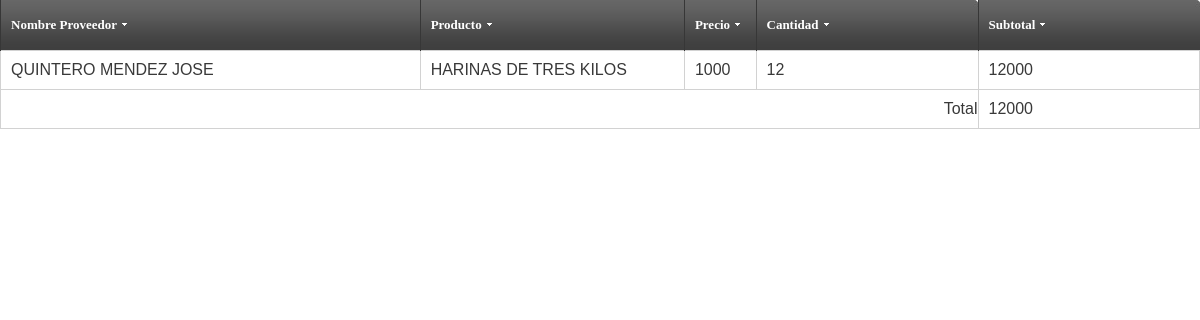
The page /administrador/detalle_compra.php?ncontrol=4 on the database its author committed.
### tables this page shows
CREATE TABLE IF NOT EXISTS `compradetalle` (
  `id` int(11) NOT NULL AUTO_INCREMENT,
  `id_compra` int(11) NOT NULL,
  `id_producto` int(11) NOT NULL,
  `precio` double NOT NULL,
  `cant` int(11) NOT NULL,
  PRIMARY KEY (`id`),
  KEY `id` (`id`)
);

CREATE TABLE IF NOT EXISTS `proveedores` (
  `rif` varchar(15) NOT NULL,
  `razon_social` text NOT NULL,
  `telefono` varchar(15) NOT NULL,
  `contacto` text NOT NULL,
  `nom_proveedor` varchar(100) NOT NULL,
  UNIQUE KEY `rif` (`rif`)
);

CREATE TABLE IF NOT EXISTS `productos` (
  `id` int(11) NOT NULL AUTO_INCREMENT,
  `proveedor` varchar(100) NOT NULL,
  `disponibilidad` varchar(10) NOT NULL,
  `cantidad` double NOT NULL,
  `descripcion` text NOT NULL,
  `id_proveedor` varchar(25) NOT NULL,
  `precio` double NOT NULL,
  PRIMARY KEY (`id`)
);

### administrador/detalle_compra.php (the view, shortened to what this page needs)
<?php
  $id=$_GET['ncontrol'];
?><link rel="stylesheet" href="css/screen.css" type="text/css" media="screen" title="default" />
			<table id="product-table" border="0" cellpadding="0" cellspacing="0" width="100%">
				<tbody><tr>
					<th class="table-header-repeat line-left minwidth-1"><a href="">Nombre Proveedor</a></th>
                    <th class="table-header-repeat line-left minwidth-1"><a href="">Producto</a></th>
					<th class="table-header-repeat line-left"><a href="">Precio</a></th>
					<th class="table-header-options line-left"><a href="">Cantidad</a></th>
                    <th class="table-header-options line-left"><a href="">Subtotal</a></th>
				</tr>
  <?php
 $idcompra=mysql_query("SELECT * FROM compradetalle where id_compra='$id'");
 while( $compra=mysql_fetch_array($idcompra))
{
 $idproducto=mysql_query("SELECT * FROM productos where id=".$compra['id_producto']."");
  $producto=mysql_fetch_array($idproducto);
  $idproveedor=mysql_query("SELECT * FROM proveedores where rif=".$producto['id_proveedor']."");
   $proveedor=mysql_fetch_array($idproveedor);
  ?>
				<tr>
					<td style="width:35%"> <?php echo $proveedor['razon_social']; ?></td>
					<td><?php echo strtoupper($producto['descripcion']); ?></td>
                    <td><?php echo $compra['precio']?></td>
					<td><?php echo $compra['cant']; ?></td>
					 <td><?php echo $subtotal=$compra['cant']*$compra['precio']; $total=$total+$subtotal; ?></td>
				</tr>
	   <?php
}
?>			<tr><td colspan="4" style="text-align:right">Total</td><td ><?php print $total;?></td></tr>
				</tbody></table>

### administrador/css/screen.css (style rules this page uses)
* { margin: 0; padding: 0; }
#product-table { margin-bottom: 20px; }
#product-table th { height: 50px; text-align: left; }
#product-table .minwidth-1 { min-width: 110px; }
#product-table td { border: 1px solid #d2d2d2; padding: 10px 0 10px 10px; }
.table-header-options { background: url(../images/table/table_header_options.jpg) no-repeat; border: none; min-width: 221px; padding: 0px 0 0 0; width: 221px; }
.table-header-repeat { background: url(../images/table/table_header_repeat.jpg) repeat-x; border: none; font-size: 0px; line-height: 0; padding: 0px 0 0 0; }
.table-header-options a, .table-header-repeat a { background: url(../images/table/table_sort_arrow.gif) right no-repeat; color: #fff; font-family: Tahoma; font-size: 13px; font-weight: bold; line-height: 14px; margin: 0 0 0 10px; padding: 0 10px 0 0; }
th.line-left { border-left: 1px solid #373737; }
table { border-collapse: collapse; }
a { outline: none; text-decoration: none; }

### rows shown on the page
compradetalle: proveedores.razon_social "QUINTERO MENDEZ JOSE", id_producto.descripcion "HARINAS DE TRES KILOS", precio "1000", cant "12", $subtotal=$compra['cant']*$compra['precio'] "12000"

### other values the page prints
$total "12000"
